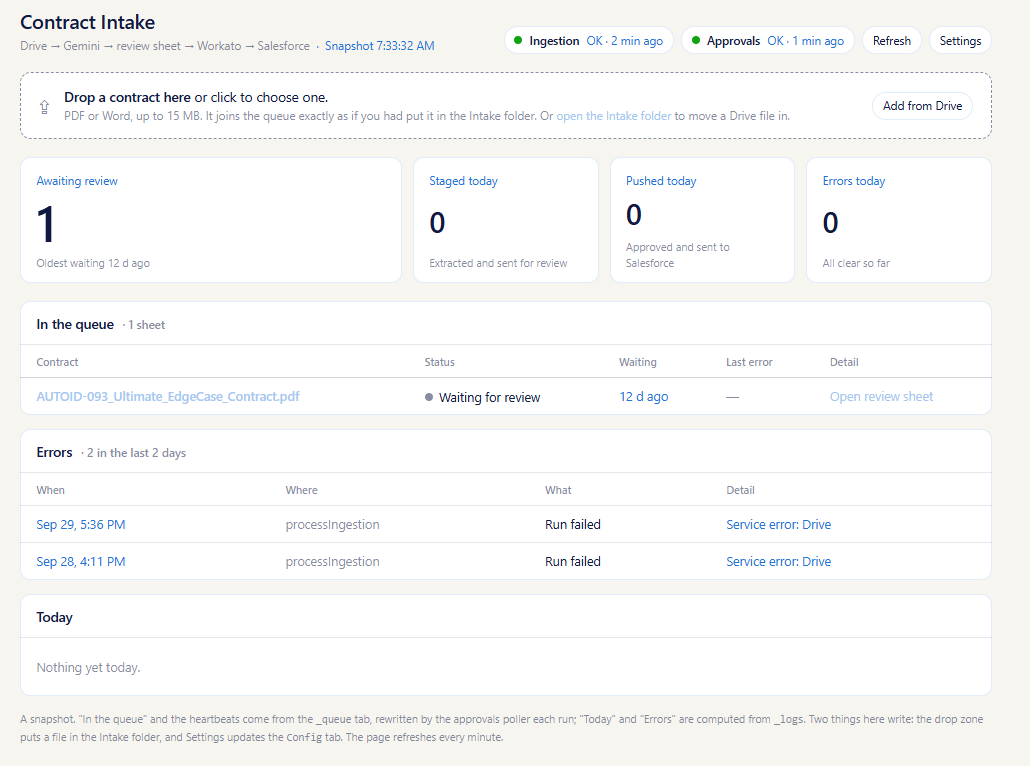
#> input picture guide 2/img/01-dashboard.png, 1030 x 766 px
$ python annotate.py
#> lines starting #> are read from the running program, lines starting #| are printed output that depends on the picture
"""Draw numbered callouts on a screenshot. Coordinates live here, next to the image they belong to,
so a re-snipped screenshot only needs its numbers re-placed. Run: python3 annotate.py"""
from PIL import Image, ImageDraw, ImageFont

CALLOUTS = {
    'img/01-dashboard.png': ('img/01-dashboard-annotated.png', [
        (1, 590, 12),   # heartbeat pills (above)
        (2, 892, 12),   # Refresh (above)
        (3, 960, 12),   # Settings (above)
        (4, 8, 105),    # drop zone (left margin)
        (5, 856, 105),  # Add from Drive (left of the button)
        (6, 380, 180),  # tiles (inside the first tile, top right)
        (7, 188, 323),  # In the queue (right of the count)
        (8, 210, 452),  # Errors (right of the count)
        (9, 92, 616),   # Today
    ]),
}

def font(size):
    for f in ('/usr/share/fonts/truetype/dejavu/DejaVuSans-Bold.ttf', '/usr/share/fonts/truetype/liberation/LiberationSans-Bold.ttf'):
        try: return ImageFont.truetype(f, size)
        except OSError: pass
    return ImageFont.load_default()

def annotate(src, dst, marks, r=15, pad=24):
    # A little canvas on the left so a badge in the margin is not clipped.
#> called with src = 'img/01-dashboard.png', dst = 'img/01-dashboard-annotated.png', r = 15, pad = 24
    src_im = Image.open(src).convert('RGB')
    im = Image.new('RGB', (src_im.width + pad, src_im.height), src_im.getpixel((0, 0)))
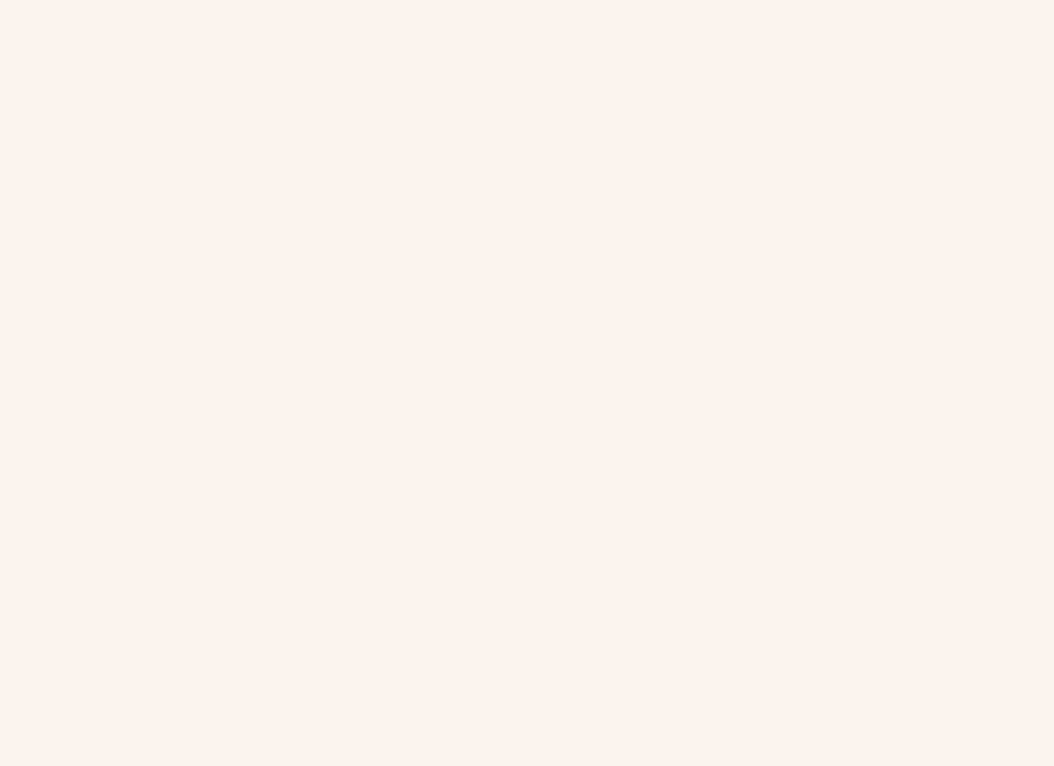
#> im: PIL image 1054x766 RGB; mean R, G, B 247, 245, 240
    im.paste(src_im, (pad, 0))
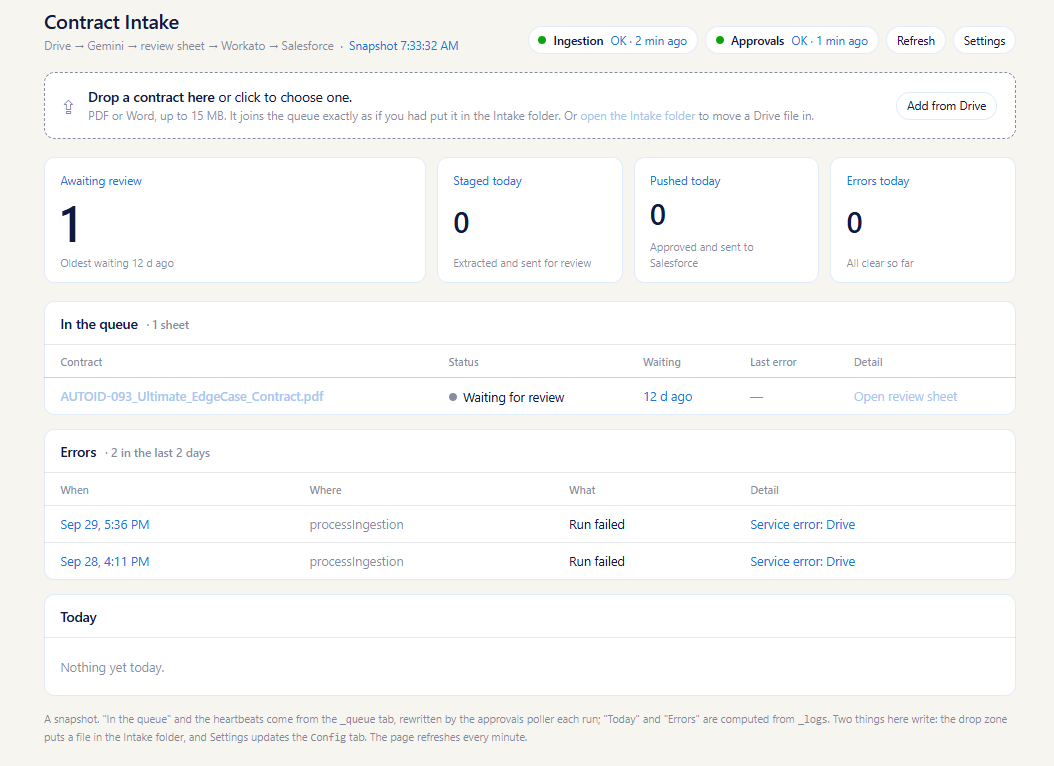
#> im: PIL image 1054x766 RGB; mean R, G, B 248.6, 248.5, 247.9
    marks = [(n, x + pad, y) for n, x, y in marks]
    d = ImageDraw.Draw(im)
    f = font(17)
    for n, x, y in marks:
        d.ellipse((x - r, y - r, x + r, y + r), fill='#D03B3B', outline='white', width=2)
        t = str(n)
        w = d.textlength(t, font=f)
        d.text((x - w / 2, y - 11), t, fill='white', font=f)
    im.save(dst)
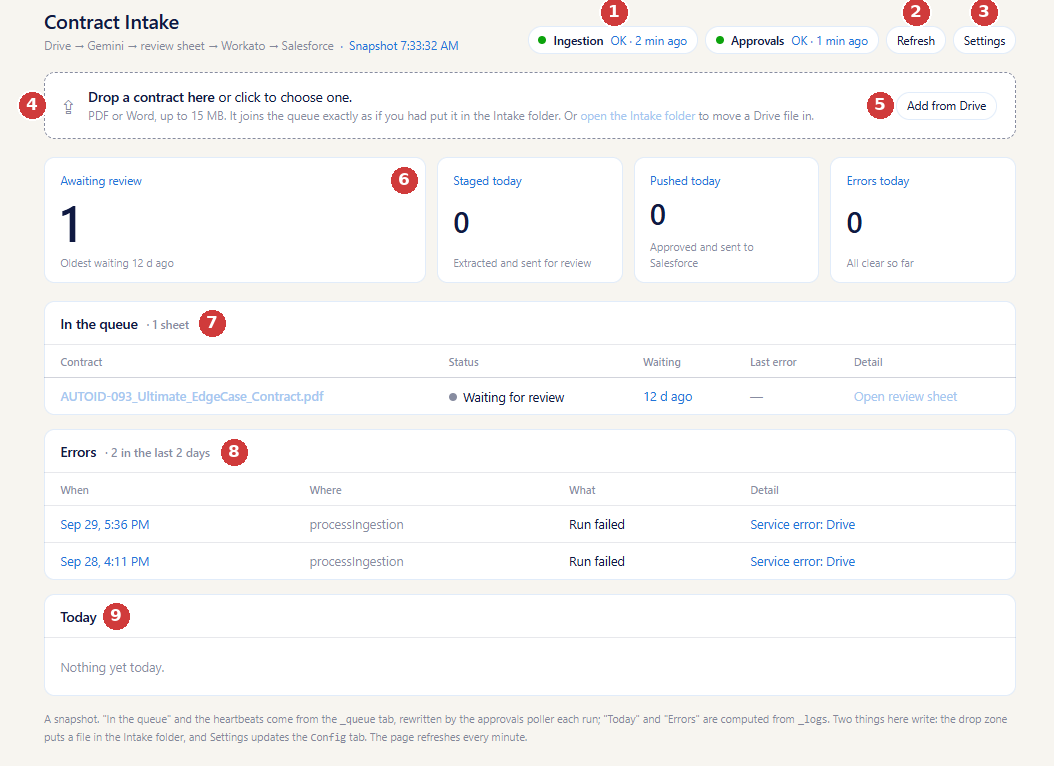
#> saved as 01-dashboard-annotated.png: PIL image 1054x766 RGB; mean R, G, B 248.3, 247.4, 246.8
    print('wrote', dst)

if __name__ == '__main__':
    for src, (dst, marks) in CALLOUTS.items():
        annotate(src, dst, marks)
